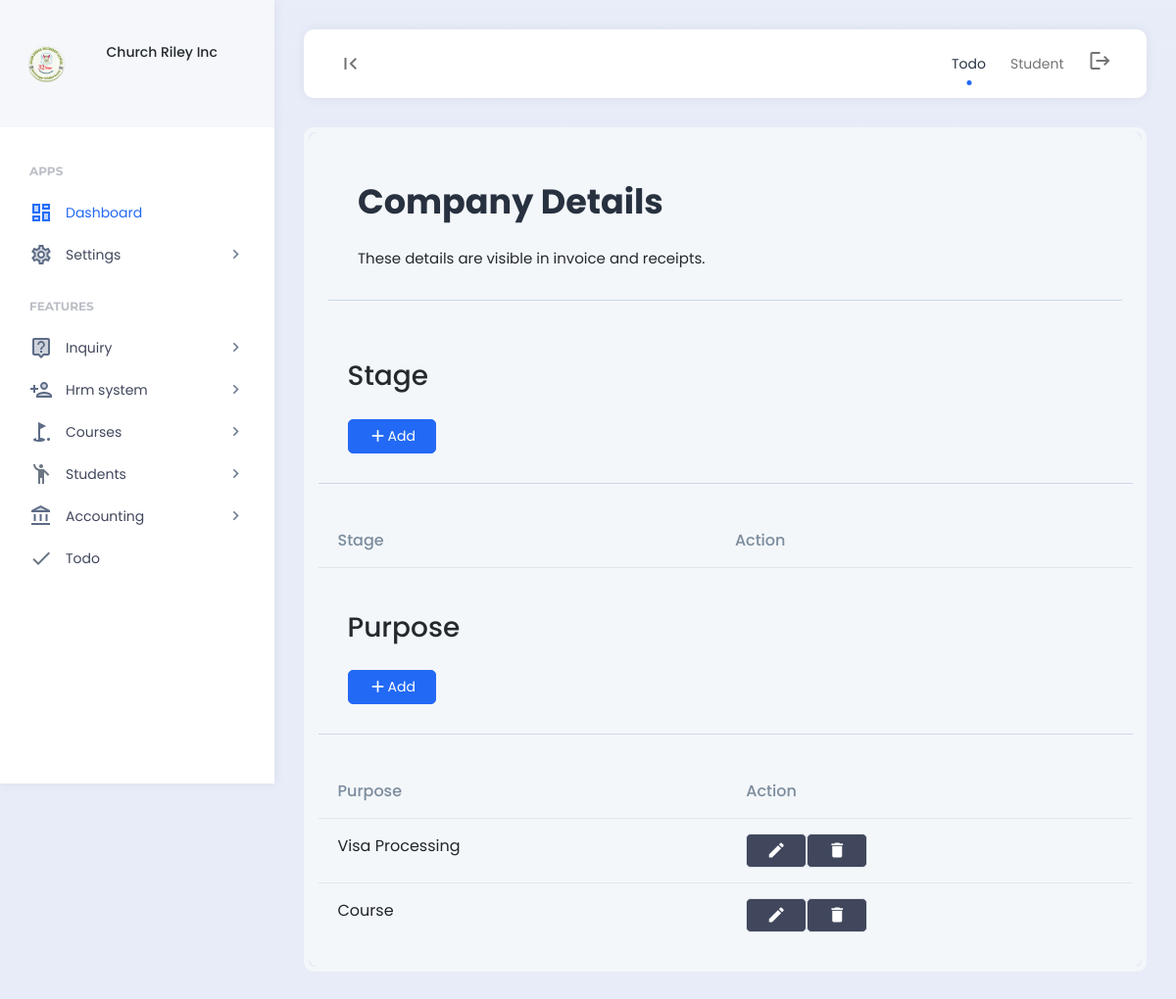
The app's page /inquiry_setup/ (signed in), older data.
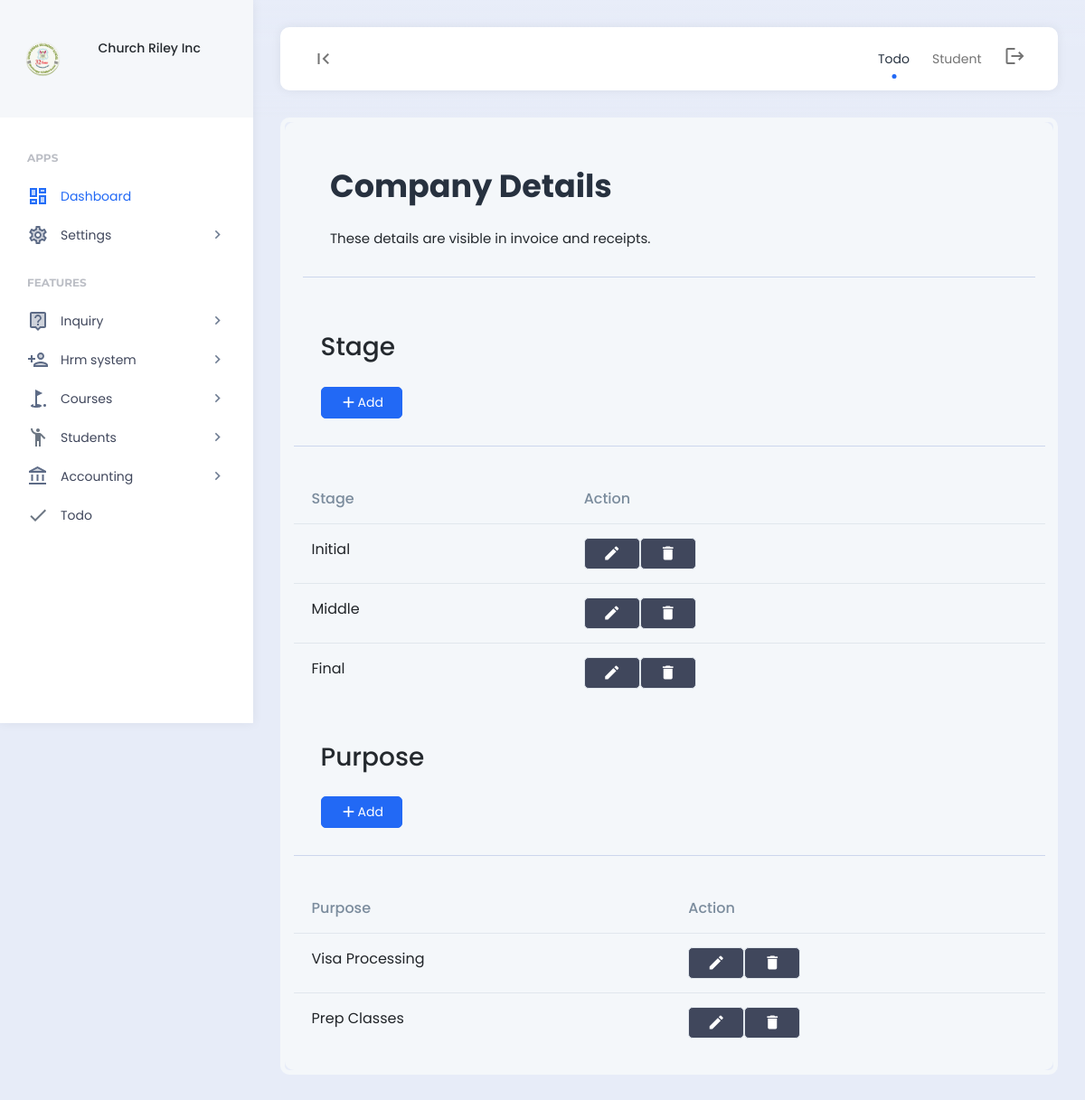
The same page, newer data.
### studentinquiry/models.py (models this page shows, shortened)
class InquiryPurpose(models.Model):
    purpose = models.CharField(max_length=200)
    class Meta:
        verbose_name_plural = "02.  purpose"

class InquiryStage(models.Model):
    stage = models.CharField(max_length=200)
    class Meta:
        verbose_name_plural = "02.  Stage"

### studentinquiry/views.py (the view)
# urls.py: path("inquiry_setup/", views.inquiry_setup, name="inquiry_setup"),
def inquiry_setup(request):
    if 'manage_inquiry' in custom_data_views(request):
        stage=InquiryStage.objects.all()
        purpose=InquiryPurpose.objects.all()
        context = {
            'stage':stage,
            'purpose':purpose,
        }
        return render(request,'inquiry/inquiry_setup.html',context)
    else:
        messages.info(request, "Unauthorized access.")
        return redirect('home')

### account/models.py (called while the page is built)
    def __str__(self):
        return self.role.role

### templates/inquiry/inquiry_setup.html (shortened to what the changed rows need)
{% include 'header.html' %}
<div class="app-content">
    <div class="content-wrapper">
        <div class="example-container">
            <div class="example-content bg-light">
                <div class="page-description d-flex align-items-center">
                    <div class="page-description-content flex-grow-1">
                        <h1>Company Details</h1>
                    </div>
                </div>
                <div class="row mt-3">
                    <div class="page-description d-flex align-items-center">
                        <div class="page-description-content flex-grow-1">
                            <h2>Stage</h2>
                        </div>
                    </div>
                    <table class="table mb-0">
                        <thead>
                            <tr>
                                <th>Stage</th>
                                <th>Action</th>
                            </tr>
                        </thead>
                        <tbody>
                            {% for stage in stage %}
                            <tr>
                                <td>{{stage.stage}}</td>
                                <td>
                                    <div class="d-flex align-items-center">
                                        <div class="d-flex">
                                            <div class="d-flex">
                                                {% if 'manage_inquiry' in permissions %}
                                                    <a href="#" class="btn btn-dark"><i class="material-icons">edit</i></a>
                                                {% endif %}
                                                {% if 'delete_inquiry' in permissions %}
                                                    <a href="" class="btn btn-dark" data-bs-toggle="modal" data-bs-target="#exampleModalCenterStage{{stage.id}}"><i class="material-icons">delete</i></a>
                                                {% endif %}
                                            </div>
                                        </div>
                                    </div>
                                </td>
                            </tr>
                            {% endfor %}
                        </tbody>
                    </table>
                </div>
                <div class="row mt-3">
                    <div class="page-description d-flex align-items-center">
                        <div class="page-description-content flex-grow-1">
                            <h2>Purpose</h2>
                        </div>
                    </div>
                    <table class="table mb-0">
                        <thead>
                            <tr>
                                <th>Purpose</th>
                                <th>Action</th>
                            </tr>
                        </thead>
                        <tbody>
                            {% for purpose in purpose %}
                            <tr>
                                <td>{{purpose.purpose}}</td>
                                <td>
                                    <div class="d-flex align-items-center">
                                        <div class="d-flex">
                                            <div class="d-flex">
                                                {% if 'manage_inquiry' in permissions %}
                                                    <a href="#" class="btn btn-dark"><i class="material-icons">edit</i></a>
                                                {% endif %}
                                                {% if 'delete_inquiry' in permissions %}
                                                    <a href="" class="btn btn-dark" data-bs-toggle="modal" data-bs-target="#exampleModalCenterPurpose{{purpose.id}}"><i class="material-icons">delete</i></a>
                                                {% endif %}
                                            </div>
                                        </div>
                                    </div>
                                </td>
                            </tr>
                            {% endfor %}
                        </tbody>
                    </table>
                </div>
            </div>
        </div>
    </div>
</div>
{% include 'footer.html' %}

Row changes from the older to the newer data that the page shows:
removed InquiryPurpose: purpose "Course"
added InquiryStage: stage "Initial"
added InquiryStage: stage "Middle"
added InquiryStage: stage "Final"
added InquiryPurpose: purpose "Prep Classes"
